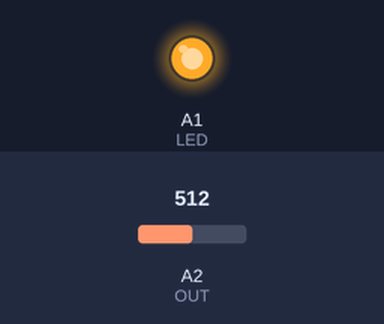
Bench run of a sketch on a simulated Arduino Uno, built with avr-gcc and run on an emulated ATmega328P. Shown: output pins drawn as LEDs (lit = HIGH). The inputs (shaded band) are chosen by the test bench; at power-on: A2 (OUT) = 512. What the sketch prints to the serial monitor is not drawn.

Above: at 0.1 s.
Timing chart, 0 to 1.6 s (numbered marks = the images above):
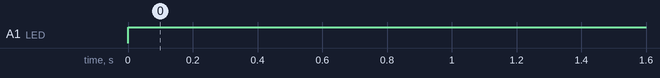

The sketch:

day01_DustSensor.ino
```cpp
#define OUT A2
#define LED A1

int DustADC = 0;
float dustDensity = 0;

void setup() {
  Serial.begin(115200);
  pinMode(LED, OUTPUT);
  pinMode(OUT, INPUT);
  digitalWrite(LED, HIGH);
}

void loop() {
  DustADC = SensorRead();
  Serial.print("Dust[ug/m3]:");
  dustDensity = DustDensity_ugPm3(DustADC);
  Serial.println(dustDensity);

  Serial.print("@");
  Serial.print("D");
  Serial.print((float)dustDensity);
  Serial.print("\n");

  delay(2000);
}

unsigned int SensorRead(void) {
  unsigned int Sensor_data;

  digitalWrite(LED, LOW);
  delayMicroseconds(280);
  Sensor_data = analogRead(OUT);
  delayMicroseconds(40);
  digitalWrite(LED, HIGH);
  delayMicroseconds(9680);
  return Sensor_data;
}

float DustDensity_ugPm3(int RawVal) {
  float Dust = (float) RawVal * (5.0 / 1023.0) / 5.8 - 0.1;
  return Dust * 1000;
}
```

Measured:
- by itself, A1 (LED): LOW → HIGH at 0.00 s
